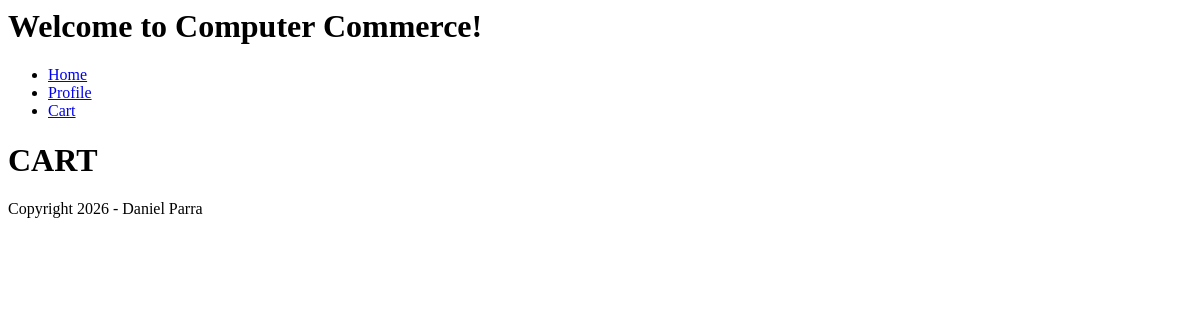
Before: /checkout/ (signed in) with the older database file.
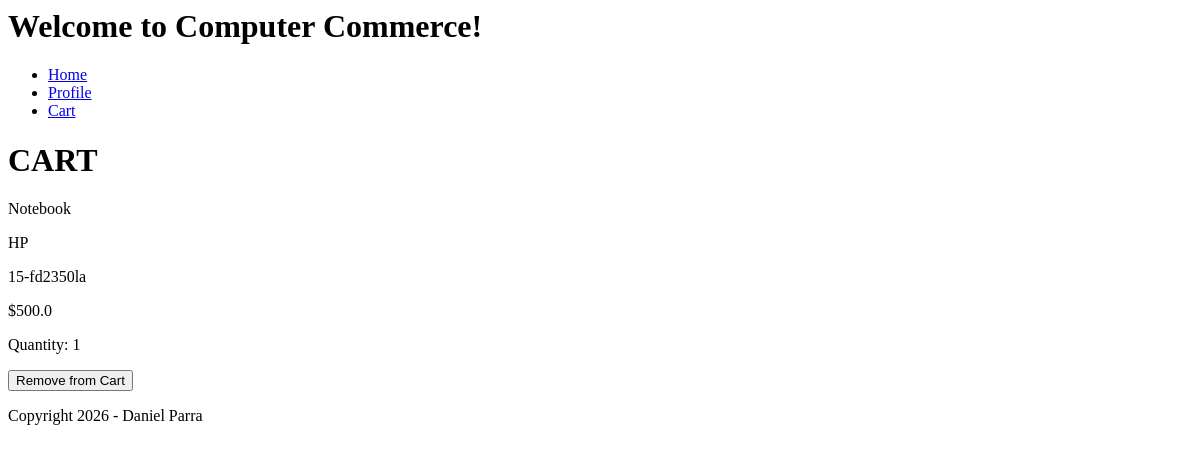
After: the same page with the newer database file.
### checkout/models.py (models this page shows, shortened)
class CheckOut(models.Model):
    user = models.ForeignKey(User, on_delete=models.CASCADE)
    product = models.ForeignKey(Product, on_delete=models.CASCADE)
    quantity = models.IntegerField(default=0)

### home/models.py (models this page shows, shortened)
class Product(models.Model):
    category = models.ForeignKey(Category, on_delete=models.DO_NOTHING)
    brand = models.CharField(max_length=200)
    model = models.CharField(max_length=200)
    description = models.CharField(max_length=200)
    price = models.FloatField()
    tax = models.FloatField()
    discount = models.FloatField()
    quantity = models.IntegerField()
    image = models.BinaryField()

class Category(models.Model):
    name = models.CharField(max_length=200)

### checkout/views.py (the view)
# urls.py: path('', views.checkout_page),
def checkout_page(request):
    user = request.user
    cart = get_checkout(request)
    return render(request, 'checkout/cart.html',{
        'user':user,
        'cart':cart
    })

### checkout/views.py (called while the page is built)
def get_checkout(request):
    checkout_item = list(CheckOut.objects.filter(user=request.user))
    return checkout_item

### home/templates/checkout/cart.html (shortened to what this page needs)
{% extends 'layout/layout.html' %}
{% block content %}
<h1>CART</h1>
{% for item in cart %}
<p>{{item.product.category.name}}</p>
<p>{{item.product.brand}}</p>
<p>{{item.product.model}}</p>
<p>${{item.product.price}}</p>
<p>Quantity: {{item.quantity}}</p>
{% if user.is_authenticated %}
    <form action="/checkout/remove/{{ item.id }}" method="POST">
        <button>Remove from Cart</button>
    </form>
    {% endif %}
{% endfor %}
{% endblock %}

Changed rows visible on the page:
added CheckOut: product.category.name "Notebook", product.brand "HP", product.model "15-fd2350la", product.price "500.0", quantity "1"
